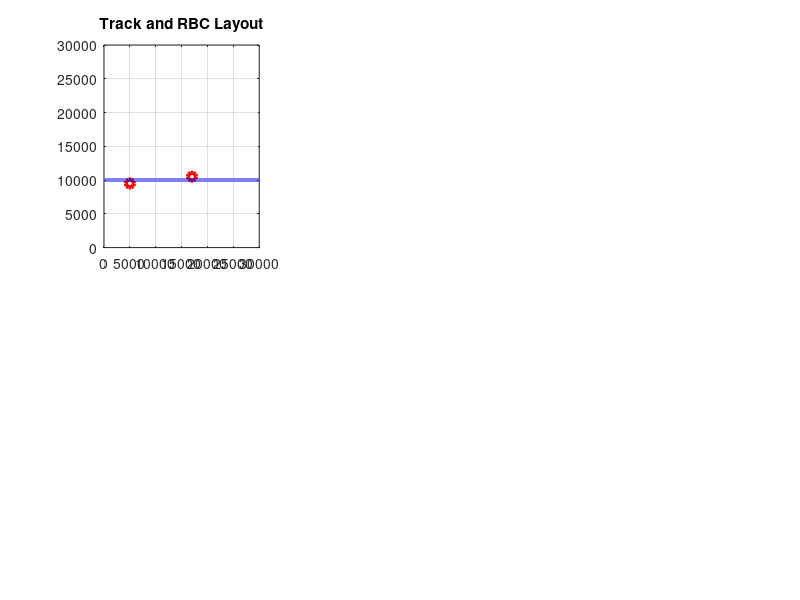

MATLAB code for this plot: (Note: this script raises an error after producing the figure.)
%%
%   20/06/2016
%   basic modelling with 2 RBC

clear all
tic
%%

playground = 30e3; %30km

RBC1x = 5000;
RBC1y = 9500;
RBC2x = 17000;
RBC2y = 10500;

RBCx = [RBC1x, RBC2x];
RBCy = [RBC1y, RBC2y];
RBC1 = [RBC1x, RBC1y];
RBC2 = [RBC2x, RBC2y];

figure(1)
subplot(2,3,1)
plot(RBCx,RBCy,'o','LineWidth',3,'Color','r')
axis([0 playground 0 playground])
hold on
title('Track and RBC Layout');

trackX = 1:1:playground;
trackY = 0.*trackX + 10000;
plot(trackX,trackY,'LineWidth',3,'Color','b')
grid on
hold off

%%
txPower = 37; %% 43dBm=20W 37dBm=5W
frequency = 900e6;
threshold = 0*trackX-92;

%%
for i=1:1:playground
    train =[trackX(i),trackY(i)];
    
    PL1=plain(RBC1,train);
    PL2=plain(RBC2,train);
    RX1(i)=txPower-PL1;
    RX2(i)=txPower-PL2;   
    
    PL1vs=viaductSimple(RBC1,train);
    PL2vs=viaductSimple(RBC2,train);
    RX1vs(i)=txPower-PL1vs;
    RX2vs(i)=txPower-PL2vs;
    
    PL1cs=cuttingSimple(RBC1,train);
    PL2cs=cuttingSimple(RBC2,train);
    RX1cs(i)=txPower-PL1cs;
    RX2cs(i)=txPower-PL2cs;
    
    PL1c=cutting(RBC1,train);
    PL2c=cutting(RBC2,train);
    RX1c(i)=txPower-PL1c;
    RX2c(i)=txPower-PL2c;
    
    K1v(i)=Kviaduct(RBC1,train,false);
    K2v(i)=Kviaduct(RBC2,train,false);
    K1vd(i)=Kviaduct(RBC1,train,true);
    K2vd(i)=Kviaduct(RBC2,train,true);
    
end

%%
subplot(2,3,2)
plot(trackX,RX1)
hold on
plot(trackX,RX2)
plot(trackX,threshold,'LineWidth',3)
hold off
grid on
title('Received power in plain area')

subplot(2,3,3)
plot(trackX,RX1vs)
hold on
plot(trackX,RX2vs)
plot(trackX,threshold,'LineWidth',3)
hold off
grid on
title('Received power in viaduct area')

subplot(2,3,4)
plot(trackX,RX1cs)
hold on
plot(trackX,RX2cs)
plot(trackX,threshold,'LineWidth',3)
hold off
grid on
title('Received power in cutting area')

%{
figure(2)
plot(trackX,RX1vs,'Linewidth',2)
hold on
plot(trackX,RX2vs,'Linewidth',2)
plot(trackX,threshold,'LineWidth',3)
plot(trackX,RX1v)
plot(trackX,RX2v)
hold off
grid on


figure(3)
plot(trackX,RX1cs,'Linewidth',2)
hold on
plot(trackX,RX2cs,'Linewidth',2)
plot(trackX,threshold,'LineWidth',3)
plot(trackX,RX1c)
plot(trackX,RX2c)
hold off
grid on
%}


figure(2)
subplot(2,2,1)
plot(RBCx,RBCy,'o','LineWidth',3,'Color','r')
axis([0 playground 0 playground])
hold on
title('Track and RBC Layout');
plot(trackX,trackY,'LineWidth',3,'Color','b')
grid on
hold off

subplot(2,2,3)
plot(trackX,K1v)
hold on
plot(trackX,K2v)
hold off
grid on
title('Rician K in viaduct area, moderate')

subplot(2,2,4)
plot(trackX,K1vd)
hold on
plot(trackX,K2vd)
hold off
grid on
title('Rician K in viaduct area, dense')
toc
